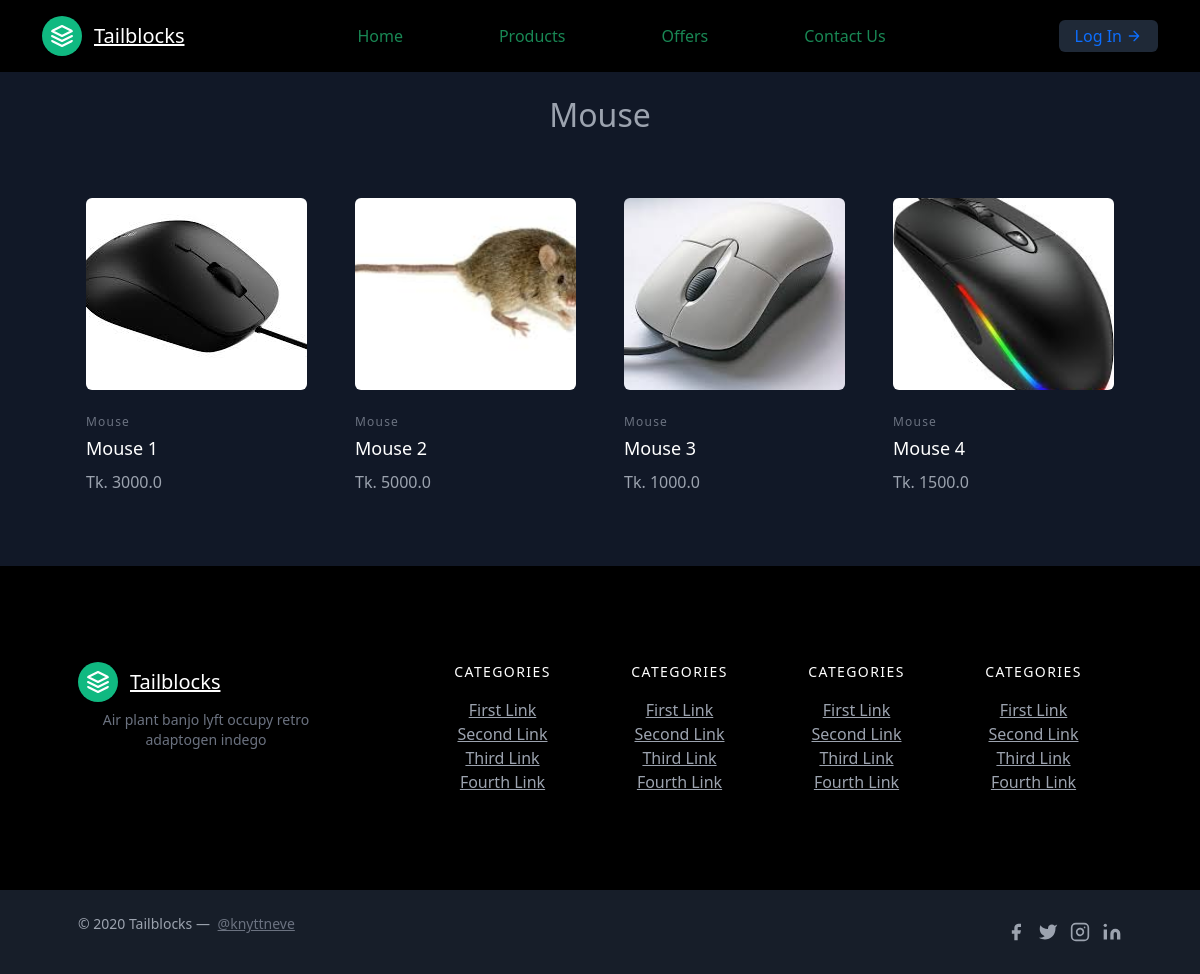
The page /category/5/ on the database its author committed.
### home/models.py (models this page shows, shortened)
class Products(models.Model):
    name = models.CharField(max_length=100)
    description = models.TextField()
    price = models.FloatField()
    discount = models.FloatField() # Percentage of discount
    category = models.ForeignKey(Categories, on_delete=models.CASCADE)
    image = models.ImageField(upload_to='images/products/')

class Categories(models.Model):
    name = models.CharField(max_length=100)
    description = models.TextField()
    image = models.ImageField(upload_to='images/categories/')

### home/views.py (the view)
# urls.py: path('category/<str:category>/', views.products_page, name='productsPage'),
def products_page(request, category):
    products = Products.objects.filter(category=category) # Fetching all the products in tge specific category
    cart_items = Cart.objects.filter(user=request.user)
    price = 0
    for item in cart_items:
        price = price + item.product.price*item.quantity
    return render(request, 'products.html', {"products":products, "cart_items":cart_items, "price":price})

### home/templates/products.html
{% extends 'layout.html' %}
{% block body %}
<section class="text-gray-400 bg-gray-900 body-font">
    <h2 class="text-center mt-5 pt-5">{{products.0.category.name}}</h2>
    <div class="container px-5 py-12 mx-auto">
      <div class="flex flex-wrap -m-4">
        {% for product in products %}
        <div class="lg:w-1/4 md:w-1/2 p-4 w-full">
          <a class="block relative h-48 rounded overflow-hidden" href="/category/{{product.category.id}}/{{product.id}}">
            <img alt="ecommerce" class="object-cover object-center w-full h-full block" src="/media/{{product.image}}">
          </a>
          <div class="mt-4">
            <h3 class="text-gray-500 text-xs tracking-widest title-font mb-1">{{product.category.name}}</h3>
            <h2 class="text-white title-font text-lg font-medium">{{product.name}}</h2>
            <p class="mt-1">Tk. {{product.price}}</p>
          </div>
        </div>
        {% endfor %}
      </div>
    </div>
  </section>
  {% endblock %}

### home/templates/layout.html (shortened to what this page needs)
<!DOCTYPE html>
<html lang="en">
<head>
  <link rel="stylesheet" href="https://cdnjs.cloudflare.com/ajax/libs/tailwindcss/2.0.2/tailwind.min.css">
  <link href="https://cdn.jsdelivr.net/npm/bootstrap@5.3.3/dist/css/bootstrap.min.css" rel="stylesheet"
>
  <link rel="stylesheet" href="https://cdnjs.cloudflare.com/ajax/libs/font-awesome/6.0.0-beta3/css/all.min.css">
</head>
<body>
  <header class="text-gray-400 fixed-top bg-black body-font">
    <div class="container mx-auto flex flex-wrap flex-col py-3 md:flex-row items-center">
      <a class="flex title-font font-medium items-center text-white md:mb-0">
        <svg xmlns="http://www.w3.org/2000/svg" fill="none" stroke="currentColor" stroke-linecap="round"
          stroke-linejoin="round" stroke-width="2" class="w-10 h-10 text-white p-2 bg-green-500 rounded-full"
          viewBox="0 0 24 24">
          <path d="M12 2L2 7l10 5 10-5-10-5zM2 17l10 5 10-5M2 12l10 5 10-5"></path>
        </svg>
        <span class="ml-3 text-xl">Tailblocks</span>
      </a>
      <nav class="md:ml-auto md:mr-auto flex flex-wrap items-center text-base justify-center">
        <a class="mx-5 text-success text-decoration-none">Home</a>
        <a class="mx-5 text-success text-decoration-none">Products</a>
        <a class="mx-5 text-success text-decoration-none">Offers</a>
        <a class="mx-5 text-success text-decoration-none">Contact Us</a>
      </nav>
      {% if not user.is_authenticated %}
      <a class="text-decoration-none inline-flex items-center bg-gray-800 border-0 px-3 py-1 focus:outline-none hover:bg-gray-700 rounded text-base"
        href="/accounts/login/">Log In
        <svg fill="none" stroke="currentColor" stroke-linecap="round" stroke-linejoin="round" stroke-width="2"
          class="w-4 h-4 ml-1" viewBox="0 0 24 24">
          <path d="M5 12h14M12 5l7 7-7 7"></path>
        </svg>
      </a>
      {% endif %}
    </div>
  </header>
  {% block body %} {% endblock %}
  <footer class="text-gray-400 bg-black body-font">
    <div
      class="container px-5 py-24 mx-auto flex md:items-center lg:items-start md:flex-row md:flex-nowrap flex-wrap flex-col">
      <div class="w-64 flex-shrink-0 md:mx-0 mx-auto text-center md:text-left">
        <a class="flex title-font font-medium items-center md:justify-start justify-center text-white">
          <svg xmlns="http://www.w3.org/2000/svg" fill="none" stroke="currentColor" stroke-linecap="round"
            stroke-linejoin="round" stroke-width="2" class="w-10 h-10 text-white p-2 bg-green-500 rounded-full"
            viewBox="0 0 24 24">
            <path d="M12 2L2 7l10 5 10-5-10-5zM2 17l10 5 10-5M2 12l10 5 10-5"></path>
          </svg>
          <span class="ml-3 text-xl">Tailblocks</span>
        </a>
        <p class="mt-2 text-sm text-gray-500">Air plant banjo lyft occupy retro adaptogen indego</p>
      </div>
      <div class="flex-grow flex flex-wrap md:pl-20 -mb-10 md:mt-0 mt-10 md:text-left text-center">
        <div class="lg:w-1/4 md:w-1/2 w-full px-4">
          <h2 class="title-font font-medium text-white tracking-widest text-sm mb-3">CATEGORIES</h2>
          <nav class="list-none mb-10">
            <li>
              <a class="text-gray-400 hover:text-white">First Link</a>
            </li>
            <li>
              <a class="text-gray-400 hover:text-white">Second Link</a>
            </li>
            <li>
              <a class="text-gray-400 hover:text-white">Third Link</a>
            </li>
            <li>
              <a class="text-gray-400 hover:text-white">Fourth Link</a>
            </li>
          </nav>
        </div>
        <div class="lg:w-1/4 md:w-1/2 w-full px-4">
          <h2 class="title-font font-medium text-white tracking-widest text-sm mb-3">CATEGORIES</h2>
          <nav class="list-none mb-10">
            <li>
              <a class="text-gray-400 hover:text-white">First Link</a>
            </li>
            <li>
              <a class="text-gray-400 hover:text-white">Second Link</a>
            </li>
            <li>
              <a class="text-gray-400 hover:text-white">Third Link</a>
            </li>
            <li>
              <a class="text-gray-400 hover:text-white">Fourth Link</a>
            </li>
          </nav>
        </div>
        <div class="lg:w-1/4 md:w-1/2 w-full px-4">
          <h2 class="title-font font-medium text-white tracking-widest text-sm mb-3">CATEGORIES</h2>
          <nav class="list-none mb-10">
            <li>
              <a class="text-gray-400 hover:text-white">First Link</a>
            </li>
            <li>
              <a class="text-gray-400 hover:text-white">Second Link</a>
            </li>
            <li>
              <a class="text-gray-400 hover:text-white">Third Link</a>
            </li>
            <li>
              <a class="text-gray-400 hover:text-white">Fourth Link</a>
            </li>
          </nav>
        </div>
        <div class="lg:w-1/4 md:w-1/2 w-full px-4">
          <h2 class="title-font font-medium text-white tracking-widest text-sm mb-3">CATEGORIES</h2>
          <nav class="list-none mb-10">
            <li>
              <a class="text-gray-400 hover:text-white">First Link</a>
            </li>
            <li>
              <a class="text-gray-400 hover:text-white">Second Link</a>
            </li>
            <li>
              <a class="text-gray-400 hover:text-white">Third Link</a>
            </li>
            <li>
              <a class="text-gray-400 hover:text-white">Fourth Link</a>
            </li>
          </nav>
        </div>
      </div>
    </div>
    <div class="bg-gray-800 bg-opacity-75">
      <div class="container mx-auto py-4 px-5 flex flex-wrap flex-col sm:flex-row">
        <p class="text-gray-400 text-sm text-center sm:text-left">© 2020 Tailblocks —
          <a href="https://twitter.com/knyttneve" rel="noopener noreferrer" class="text-gray-500 ml-1"
            target="_blank">@knyttneve</a>
        </p>
        <span class="inline-flex sm:ml-auto sm:mt-0 mt-2 justify-center sm:justify-start">
          <a class="text-gray-400">
            <svg fill="currentColor" stroke-linecap="round" stroke-linejoin="round" stroke-width="2" class="w-5 h-5"
              viewBox="0 0 24 24">
              <path d="M18 2h-3a5 5 0 00-5 5v3H7v4h3v8h4v-8h3l1-4h-4V7a1 1 0 011-1h3z"></path>
            </svg>
          </a>
          <a class="ml-3 text-gray-400">
            <svg fill="currentColor" stroke-linecap="round" stroke-linejoin="round" stroke-width="2" class="w-5 h-5"
              viewBox="0 0 24 24">
              <path
                d="M23 3a10.9 10.9 0 01-3.14 1.53 4.48 4.48 0 00-7.86 3v1A10.66 10.66 0 013 4s-4 9 5 13a11.64 11.64 0 01-7 2c9 5 20 0 20-11.5a4.5 4.5 0 00-.08-.83A7.72 7.72 0 0023 3z">
              </path>
            </svg>
          </a>
          <a class="ml-3 text-gray-400">
            <svg fill="none" stroke="currentColor" stroke-linecap="round" stroke-linejoin="round" stroke-width="2"
              class="w-5 h-5" viewBox="0 0 24 24">
              <rect width="20" height="20" x="2" y="2" rx="5" ry="5"></rect>
              <path d="M16 11.37A4 4 0 1112.63 8 4 4 0 0116 11.37zm1.5-4.87h.01"></path>
            </svg>
          </a>
          <a class="ml-3 text-gray-400">
            <svg fill="currentColor" stroke="currentColor" stroke-linecap="round" stroke-linejoin="round"
              stroke-width="0" class="w-5 h-5" viewBox="0 0 24 24">
              <path stroke="none"
                d="M16 8a6 6 0 016 6v7h-4v-7a2 2 0 00-2-2 2 2 0 00-2 2v7h-4v-7a6 6 0 016-6zM2 9h4v12H2z"></path>
              <circle cx="4" cy="4" r="2" stroke="none"></circle>
            </svg>
          </a>
        </span>
      </div>
    </div>
  </footer>
  <link href="https://cdn.jsdelivr.net/npm/bootstrap@5.3.0/dist/css/bootstrap.min.css" rel="stylesheet">
</body>
</html>

### rows shown on the page
Products: category.name "Mouse", image (picture), name "Mouse 1", price "3000.0"
Products: image (picture), category.name "Mouse", name "Mouse 2", price "5000.0"
Products: image (picture), category.name "Mouse", name "Mouse 3", price "1000.0"
Products: image (picture), category.name "Mouse", name "Mouse 4", price "1500.0"
